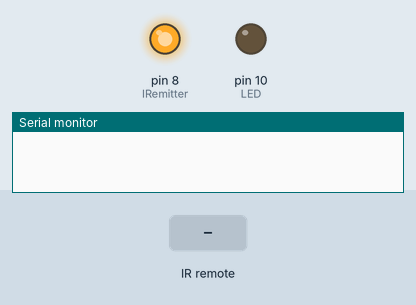
A sketch run on a simulated Arduino Uno, built with avr-gcc and run on an emulated ATmega328P. On the bench: output pins drawn as LEDs (lit = HIGH), the last lines printed to the serial monitor. The test bench sets the inputs (shaded band).

Above: at 1.2 s.
1.3 s: infrared code 0xFFA857 received
At 2.0 s:
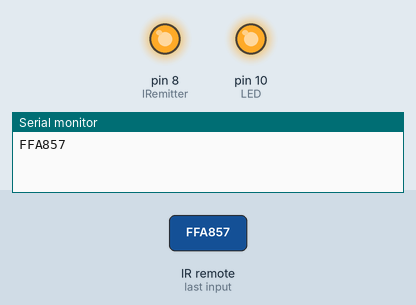
2.8 s: infrared code 0xFFE01F received
At 3.1 s:
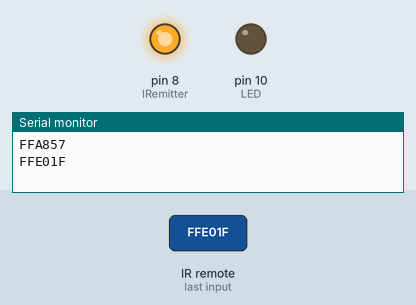
Timing chart, 0 to 5.8 s (numbered marks = the images above; inputs shaded):
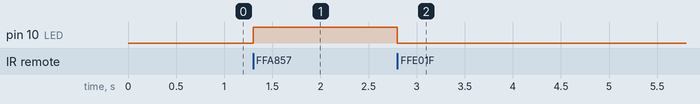

The sketch:

IR.ino
```cpp
#include<IRremote.h>

int IRemitter = 8;
int IRreceiver = 9;
int LED = 10;

IRrecv irrecv(IRreceiver);
decode_results results;

void setup() {
  Serial.begin(9600);
  irrecv.enableIRIn();
  pinMode(IRemitter, OUTPUT);
  pinMode(IRreceiver, INPUT);
  pinMode(LED, OUTPUT);
  digitalWrite(IRemitter, 1);

}

void loop() {
  if (irrecv.decode(&results)) {
    Serial.println(results.value, HEX);
    irrecv.resume();
  }
  if (results.value == 0xFFA857) {
    digitalWrite(LED, 1);
  } else if (results.value == 0xFFE01F) {
    digitalWrite(LED, 0);
  }
}
```

Measured:
- after the input at 1.3 s, pin 10 (LED): LOW → HIGH at once
- after the input at 2.8 s, pin 10 (LED): HIGH → LOW at once
